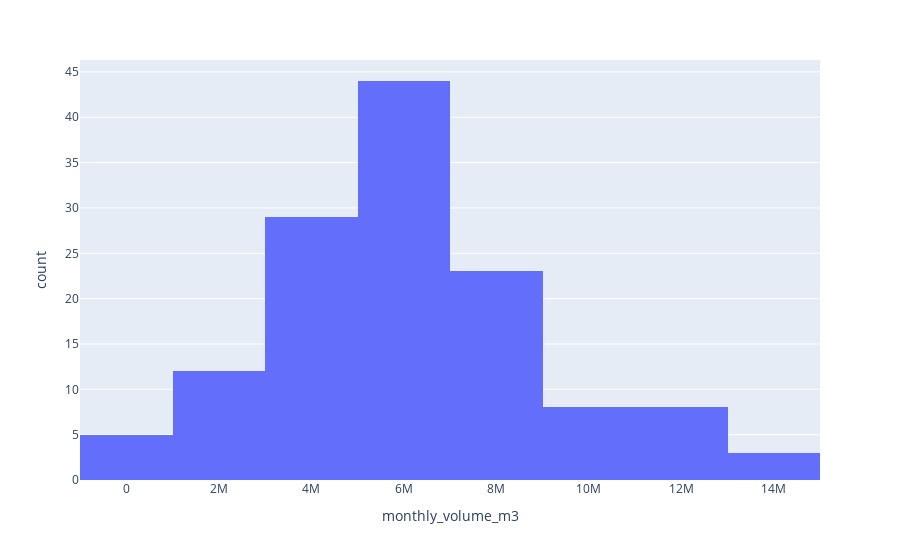

Here is the notebook cell this chart was saved with:
### Code cell
fig = px.histogram(injection_df, x="monthly_volume_m3", nbins = 10)
fig.show()

### Figure 1 — Plotly figure (JSON) as saved in the notebook; plotly's stock layout.template omitted (floating-point values rounded to 4 significant figures; data arrays with more than 128 entries replaced by an {"elided": "..."} marker saying what was removed)
{"data": [{"alignmentgroup": "True", "bingroup": "x", "hovertemplate": "monthly_volume_m3=%{x}<br>count=%{y}<extra></extra>", "legendgroup": "", "marker": {"color": "#636efa", "pattern": {"shape": ""}}, "name": "", "nbinsx": 10, "offsetgroup": "", "orientation": "v", "showlegend": false, "type": "histogram", "x": {"elided": "132 float values"}, "xaxis": "x", "yaxis": "y"}], "layout": {"barmode": "relative", "legend": {"tracegroupgap": 0}, "margin": {"t": 60}, "xaxis": {"anchor": "y", "domain": [0, 1], "title": {"text": "monthly_volume_m3"}}, "yaxis": {"anchor": "x", "domain": [0, 1], "title": {"text": "count"}}}}
